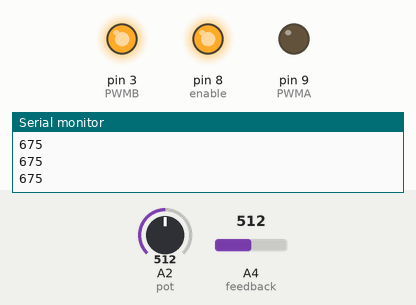
This sketch was run on a simulated Arduino Uno, built with avr-gcc and run on an emulated ATmega328P. On the bench: output pins drawn as LEDs (lit = HIGH), the last lines printed to the serial monitor. The test bench sets the inputs (shaded band); at power-on: A4 (feedback) = 512, A2 (pot) = 512.

Above: at 1.2 s.
1.3 s: A4 (feedback) set to 657
2.8 s: A4 (feedback) set to 675
At 3.6 s:
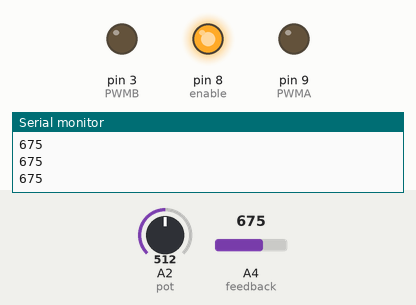
4.3 s: A2 (pot) set to 458
5.8 s: A2 (pot) set to 436
At 7.1 s:
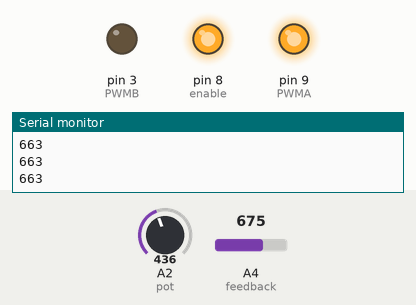
7.4 s: A2 (pot) set to 494
8.9 s: A2 (pot) set to 520
At 9.5 s:
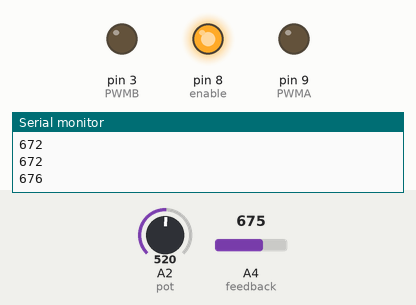
Timing chart, 0 to 11.4 s (numbered marks = the images above; inputs shaded):
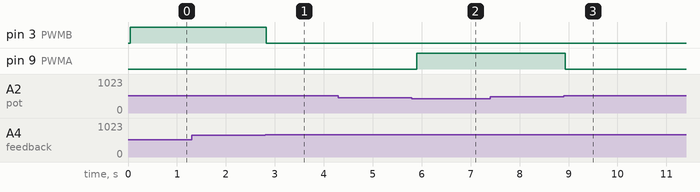

The sketch:

FinalLinearActuatorCode.ino
```cpp
#define pot A2
#define feedback A4
#define maxPos 750
#define minPos 600
#define PWMA 9
#define PWMB 3
#define enable 8


String loc = " ";

void setup() {
  Serial.begin(9600);
  pinMode(feedback, INPUT);
  pinMode(pot, INPUT);
  pinMode(enable, OUTPUT);
  pinMode(PWMA, OUTPUT);
  pinMode(PWMB, OUTPUT);
  digitalWrite(enable, HIGH);

}

void loop() {


  int potValue = analogRead(pot);
  potValue = map(potValue, 0, 1023, minPos, maxPos);
  int linPotValue = analogRead(feedback);
  delay(50);

  loc = gRange(linPotValue, potValue);


  if (linPotValue <= potValue + 10 && linPotValue >= potValue - 10) {
    loc = "In Range";
    //Serial.println(loc);
  }

  if (linPotValue > potValue + 10 || linPotValue < potValue - 10) {
    loc = "Not in Range";
    //Serial.println(loc);
  }


  while (linPotValue > potValue && loc == "Not in Range") {
    pullActuator();

    potValue = analogRead(pot);
    potValue = map(potValue, 0, 1023, minPos, maxPos);
    linPotValue = analogRead(feedback);

    Serial.println(potValue);

    //Serial.println("Linear Pot Value = " + String(linPotValue) + ", " + String(potValue));
    if (linPotValue <= potValue) {
      stopActuator();
      loc = "In Range";
    }
    delay(50);
  }


  while (linPotValue < potValue && loc == "Not in Range") {
    pushActuator();

    potValue = analogRead(pot);
    potValue = map(potValue, 0, 1023, minPos, maxPos);
    linPotValue = analogRead(feedback);

    Serial.println(potValue);

    //Serial.println("Linear Pot Value = " + String(linPotValue) + ", " + String(potValue));
    if (linPotValue >= potValue) {
      stopActuator();
      loc = "In Range";
    }
    delay(50);

  }
}

void stopActuator() {
  analogWrite(PWMA, 0);
  analogWrite(PWMB, 0);
}

void pushActuator() {
  analogWrite(PWMB, 255);
  analogWrite(PWMA, 0);
}

void pullActuator() {
  analogWrite(PWMB, 0);
  analogWrite(PWMA, 255);
}


String gRange(int gLinVal, int gPotVal) {
  String gLoc = " ";
  if(gLinVal <= gPotVal + 20 && gLinVal >= gPotVal - 20) {
    gLoc = "In Range";
    //Serial.println(loc)
  }

  if(gLinVal > gPotVal + 20 || gLinVal < gPotVal - 20) {
    gLoc = "Not in Range";
    //Serial.println(loc);
  }

  return gLoc;
}
```

Measured:
- the behaviour switches between 674 and 675 on A4 (feedback) (found by bisection; images 0 and 1)
- the behaviour switches between 444 and 443 on A2 (pot) (found by bisection; images 1 and 2)
- the behaviour switches between 511 and 512 on A2 (pot) (found by bisection; images 2 and 3)
- after the input at 2.8 s, pin 3 (PWMB): HIGH → LOW at once
- after the input at 4.3 s, every drawn part: stays the same
- after the input at 5.8 s, pin 9 (PWMA): LOW → HIGH after 0.10 s
- after the input at 8.9 s, pin 9 (PWMA): HIGH → LOW at once
